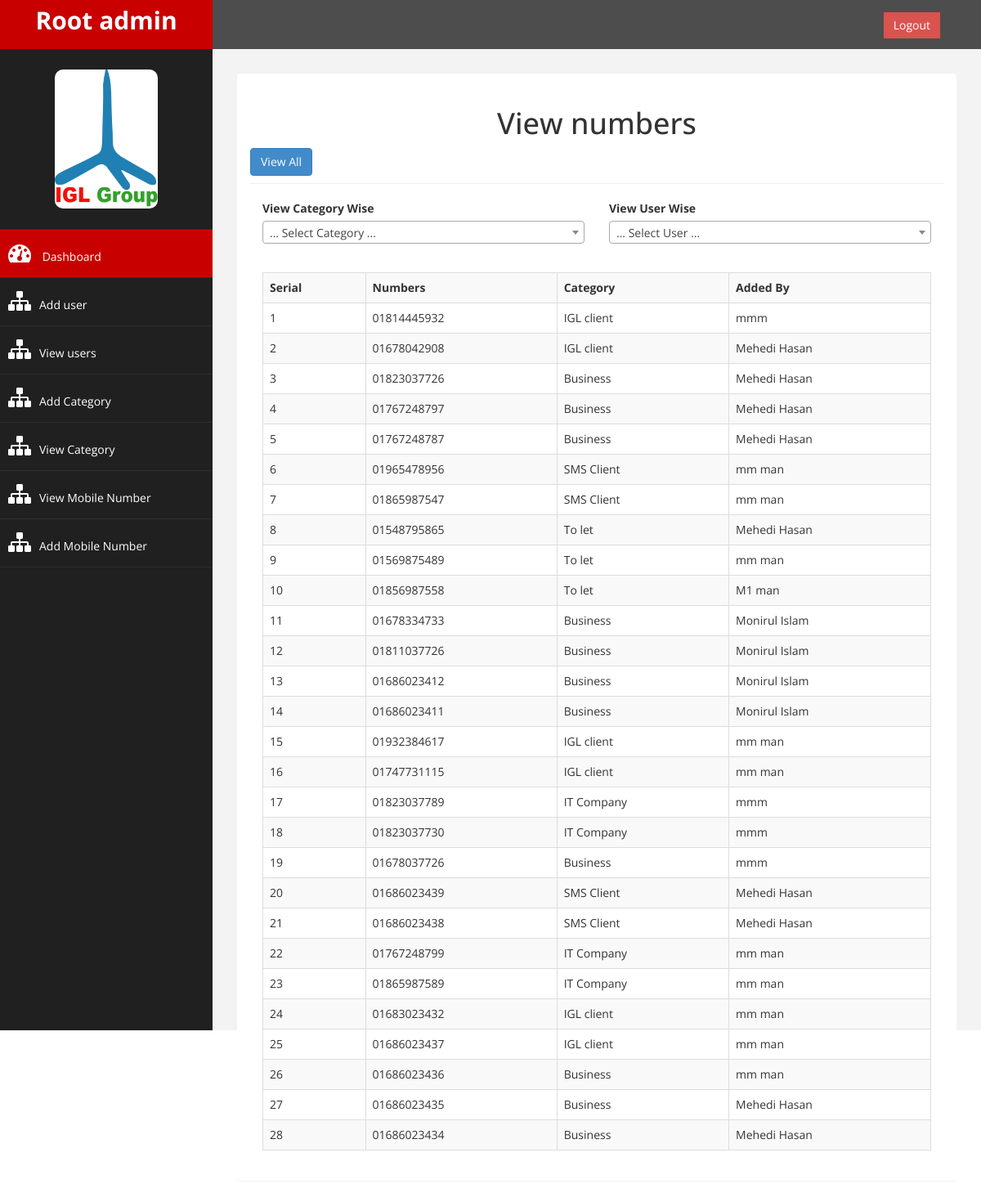
Page /view_numbers.php?all=1&page=1&per_page=50 (signed in) on the committed database.
### tables this page shows
CREATE TABLE `numbers` (
  `id` int(11) NOT NULL,
  `number` varchar(255) NOT NULL,
  `category_id` int(11) NOT NULL,
  `added_by` int(11) NOT NULL,
  `created_at` datetime NOT NULL,
  `updated_at` datetime NOT NULL
);

CREATE TABLE `categories` (
  `id` int(11) NOT NULL,
  `category_name` varchar(255) NOT NULL,
  `message` text,
  `sender_id` varchar(255) NOT NULL DEFAULT '8801552146206',
  `created_at` datetime NOT NULL,
  `updated_at` datetime NOT NULL
);

CREATE TABLE `users` (
  `id` int(11) NOT NULL,
  `user_name` varchar(255) NOT NULL,
  `mobile` varchar(255) NOT NULL,
  `name` varchar(255) NOT NULL,
  `password` varchar(255) NOT NULL,
  `group_id` int(11) NOT NULL,
  `created_at` datetime NOT NULL,
  `updated_at` datetime NOT NULL,
  `deleted_at` datetime NOT NULL
);

### classes/DB.php (called while the page is built, shortened)
<?php
class DB
{
    private static $_instance = null;
    private $_pdo,
            $_query,
            $_error = false,
            $_results,
            $_count = 0;
    private function __construct()
    {
        try{
            $this->_pdo = new PDO('mysql:host=' . Config::get('mysql/host') . ';dbname=' .Config::get('mysql/db'), Config::get('mysql/username'), Config::get('mysql/password'));
        }catch (PDOException $e){
            die($e->getMessage());
        }
    }
    public static function getInstance(){
        if (!isset(self::$_instance)){
            self::$_instance = new DB();
        }
        return self::$_instance;
    }
    public function query($sql, $parms = array()){
        $this->_error = false;
        if($this->_query = $this->_pdo->prepare($sql)){
            $x = 1;
            if (count($parms)){
                foreach ($parms as $parm){
                    $this->_query->bindValue($x, $parm);
                    $x++;
                }
            }
            if ($this->_query->execute()){
                $this->_results = $this->_query->fetchAll(PDO::FETCH_OBJ);
                $this->_count = $this->_query->rowCount();
            }else {
                $this->_error = true;
            }
        }
        return $this;
    }
    public function action($action, $table, $where = array())
    {
        if (count($where) === 3) {
            $opetators = array('=', '>', '<', '>=', '<=');
            $field     = $where[0];
            $operator  = $where[1];
            $value     = $where[2];
            if (in_array($operator, $opetators)) {
                $sql = "{$action} FROM {$table} WHERE {$field} {$operator} ?";
                if (!$this->query($sql, array($value))->error()) {
                    return $this;
                }
            }
        }
        return false;
    }
    public function getAllWithSql($sql)
    {
        if (!$this->query($sql)->error()) {
            return $this;
        }
        return false;
    }
    public function get($table, $where)
    {
        return $this->action('SELECT *', $table, $where);
    }
    public function results()
    {
        return $this->_results;
    }
    public function error()
    {
        return $this->_error;
    }
    public function count()
    {
        return $this->_count;
    }
}

### classes/Config.php (called while the page is built)
<?php
class Config
{
    public static function get($path = null)
    {
        if ($path){
            $config = $GLOBALS['config'];
            $path = explode('/', $path);
            foreach ($path as $bit){
                if (isset($config[$bit])){
                    $config = $config[$bit];
                }
            }
            if (!is_array($config)) {
                return $config;
            }
        }
        return false;
    }
}

### view_numbers.php (the view, shortened to what this page needs)
<?php
$db = DB::getInstance();
if (isset($_GET['all'])){
    $page = isset($_GET['page']) ? (int)$_GET['page'] : 1;
    $perPage = isset($_GET['per_page']) && $_GET['per_page'] <= 50 ? (int)$_GET['per_page'] : 50;
    $start = ($page > 1) ? ($page * $perPage) - $perPage : 0;
    $sql = "SELECT * FROM (SELECT * FROM numbers LIMIT {$start}, {$perPage}) `numbers` JOIN users ON numbers.added_by = users.id JOIN categories ON numbers.category_id = categories.id ORDER BY numbers.id DESC ";
    $all_numbers_data = $db->getAllWithSql($sql);
    if ($all_numbers_data->count()){
        $numbers = $all_numbers_data->results();
    }
}
require_once "includes/home/header.php";
?>
<body>
<div id="wrapper">
    <?php require_once "includes/home/nav_top.php"?>
    <?php require_once "includes/home/nav_side.php"?>
    <div id="page-wrapper" >
        <div class="panel col-sm-12" style="margin-top: 15px; margin-bottom: 15px;">
            <div class="page-header">
                <h1 class="text-center text-temp">View numbers</h1>
                <a href="view_numbers.php?all=1&page=1&per_page=50" name="all" class="btn btn-primary">View All</a>
            </div>
            <div class="col-sm-6">
                <div class="form-group">
                    <label for="class">View Category Wise</label>
                </div>
            </div>
            <div class="col-sm-6">
                <div class="form-group">
                    <label for="class">View User Wise</label>
                </div>
            </div>
            <div class="col-sm-12">
            </div>
            <div class="panel-body">
                <table style="border: 1px" class="table table-bordered table-responsive table-hover table-striped">
                    <tr>
                        <th>Serial</th>
                        <th>Numbers</th>
                        <th><?php echo isset($numbers_category_wise) ? 'Added By' : 'Category' ?></th>
                        <?php echo isset($numbers) ? '<th>Added By</th>' : '' ?>
                    </tr>
                    <?php if (isset($numbers)){
                        $serial = ($_GET['page'] > 1) ? ((int)$_GET['page'] * (int)$_GET['per_page']) - ((int)$_GET['per_page'] - 1) : 1;
                        foreach ($numbers as $number){
                            ?>
                            <tr>
                                <td><?php echo $serial;?></td>
                                <td><?php echo $number->number;?></td>
                                <td><?php echo $number->category_name;?></td>
                                <td><?php echo $number->name;?></td>
                            </tr>
                            <?php $serial++; }} ?>
                </table>
                <div class="col-md-12" style="text-align: right">
                </div>
            </div>
        </div>
    </div>
</div>
<?php require_once "includes/home/footer.php"?>

### assets/home/css/custom.css (style rules this page uses)
body { font-family: 'Open Sans', sans-serif; }
#wrapper { width: 100%; background:#202020; }
#page-wrapper { padding: 15px 15px; min-height: 600px; background:#F3F3F3; }
.text-center { text-align:center; }
@media (min-width:768px) { #page-wrapper { margin: 0 0 0 260px; padding: 15px 30px; min-height: 1200px; } }

### rows in the picture
numbers: number "01814445932", category.category_name "IGL client", users.name "mmm"
numbers: number "01678042908", category.category_name "IGL client", users.name "Mehedi Hasan"
numbers: number "01823037726", category.category_name "Business", users.name "Mehedi Hasan"
numbers: number "01767248797", category.category_name "Business", users.name "Mehedi Hasan"
numbers: number "01767248787", category.category_name "Business", users.name "Mehedi Hasan"
numbers: number "01965478956", category.category_name "SMS Client", users.name "mm man"
numbers: number "01865987547", category.category_name "SMS Client", users.name "mm man"
numbers: number "01548795865", category.category_name "To let", users.name "Mehedi Hasan"
numbers: number "01569875489", category.category_name "To let", users.name "mm man"
numbers: number "01856987558", category.category_name "To let", users.name "M1 man"
numbers: number "01678334733", category.category_name "Business", users.name "Monirul Islam"
numbers: number "01811037726", category.category_name "Business", users.name "Monirul Islam"
numbers: number "01686023412", category.category_name "Business", users.name "Monirul Islam"
numbers: number "01686023411", category.category_name "Business", users.name "Monirul Islam"
numbers: number "01932384617", category.category_name "IGL client", users.name "mm man"
numbers: number "01747731115", category.category_name "IGL client", users.name "mm man"
numbers: number "01823037789", category.category_name "IT Company", users.name "mmm"
numbers: number "01823037730", category.category_name "IT Company", users.name "mmm"
numbers: number "01678037726", category.category_name "Business", users.name "mmm"
numbers: number "01686023439", category.category_name "SMS Client", users.name "Mehedi Hasan"
numbers: number "01686023438", category.category_name "SMS Client", users.name "Mehedi Hasan"
numbers: number "01767248799", category.category_name "IT Company", users.name "mm man"
numbers: number "01865987589", category.category_name "IT Company", users.name "mm man"
numbers: number "01683023432", category.category_name "IGL client", users.name "mm man"
numbers: number "01686023437", category.category_name "IGL client", users.name "mm man"
numbers: number "01686023436", category.category_name "Business", users.name "mm man"
numbers: number "01686023435", category.category_name "Business", users.name "Mehedi Hasan"
numbers: number "01686023434", category.category_name "Business", users.name "Mehedi Hasan"
